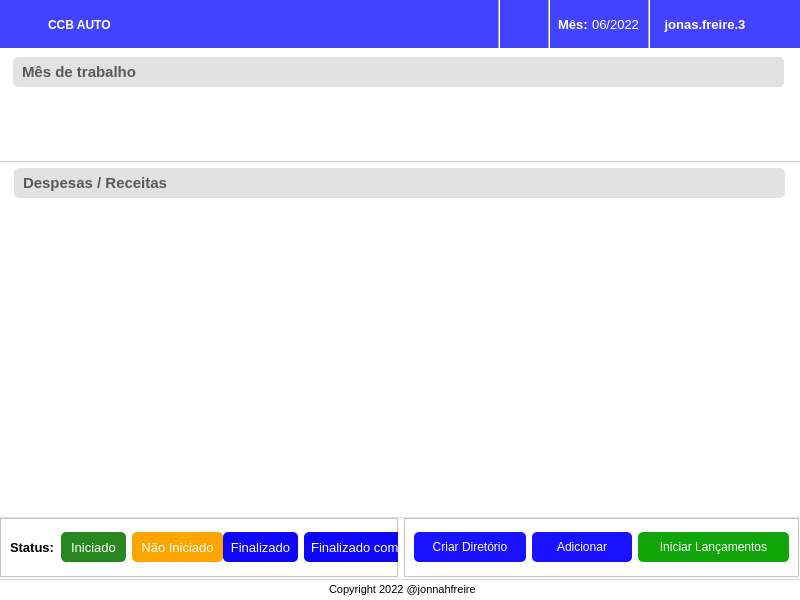
<?xml version="1.0" encoding="UTF-8"?>
<ui version="4.0">
 <class>Dialog</class>
 <widget class="QDialog" name="Dialog">
  <property name="geometry">
   <rect>
    <x>0</x>
    <y>0</y>
    <width>800</width>
    <height>600</height>
   </rect>
  </property>
  <property name="windowTitle">
   <string>Dialog</string>
  </property>
  <widget class="QWidget" name="mainScreenContainer" native="true">
   <property name="geometry">
    <rect>
     <x>-1</x>
     <y>-1</y>
     <width>801</width>
     <height>601</height>
    </rect>
   </property>
   <property name="styleSheet">
    <string notr="true">background-color: rgb(255, 255, 255);</string>
   </property>
   <widget class="QFrame" name="frame">
    <property name="geometry">
     <rect>
      <x>-1</x>
      <y>0</y>
      <width>811</width>
      <height>50</height>
     </rect>
    </property>
    <property name="styleSheet">
     <string notr="true">background-color: rgb(67, 67, 255);</string>
    </property>
    <property name="frameShape">
     <enum>QFrame::StyledPanel</enum>
    </property>
    <property name="frameShadow">
     <enum>QFrame::Raised</enum>
    </property>
    <widget class="QLabel" name="appIcon">
     <property name="geometry">
      <rect>
       <x>10</x>
       <y>10</y>
       <width>30</width>
       <height>30</height>
      </rect>
     </property>
     <property name="minimumSize">
      <size>
       <width>30</width>
       <height>30</height>
      </size>
     </property>
     <property name="maximumSize">
      <size>
       <width>30</width>
       <height>30</height>
      </size>
     </property>
     <property name="text">
      <string/>
     </property>
     <property name="pixmap">
      <pixmap>assets/icon-robot.png</pixmap>
     </property>
     <property name="scaledContents">
      <bool>true</bool>
     </property>
     <property name="alignment">
      <set>Qt::AlignCenter</set>
     </property>
     <property name="margin">
      <number>0</number>
     </property>
    </widget>
    <widget class="QLabel" name="appName">
     <property name="geometry">
      <rect>
       <x>50</x>
       <y>6</y>
       <width>71</width>
       <height>40</height>
      </rect>
     </property>
     <property name="minimumSize">
      <size>
       <width>0</width>
       <height>40</height>
      </size>
     </property>
     <property name="maximumSize">
      <size>
       <width>16777215</width>
       <height>40</height>
      </size>
     </property>
     <property name="font">
      <font>
       <family>Segoe UI</family>
       <pointsize>9</pointsize>
       <weight>75</weight>
       <bold>true</bold>
      </font>
     </property>
     <property name="styleSheet">
      <string notr="true">color: #fff;</string>
     </property>
     <property name="text">
      <string>CCB AUTO</string>
     </property>
     <property name="scaledContents">
      <bool>true</bool>
     </property>
     <property name="alignment">
      <set>Qt::AlignLeading|Qt::AlignLeft|Qt::AlignVCenter</set>
     </property>
    </widget>
    <widget class="QLabel" name="notificationIcon">
     <property name="geometry">
      <rect>
       <x>515</x>
       <y>15</y>
       <width>20</width>
       <height>20</height>
      </rect>
     </property>
     <property name="minimumSize">
      <size>
       <width>20</width>
       <height>20</height>
      </size>
     </property>
     <property name="maximumSize">
      <size>
       <width>20</width>
       <height>20</height>
      </size>
     </property>
     <property name="cursor">
      <cursorShape>PointingHandCursor</cursorShape>
     </property>
     <property name="text">
      <string/>
     </property>
     <property name="pixmap">
      <pixmap>assets/notification.png</pixmap>
     </property>
     <property name="scaledContents">
      <bool>true</bool>
     </property>
     <property name="margin">
      <number>0</number>
     </property>
    </widget>
    <widget class="QLabel" name="month">
     <property name="geometry">
      <rect>
       <x>594</x>
       <y>0</y>
       <width>47</width>
       <height>50</height>
      </rect>
     </property>
     <property name="font">
      <font>
       <family>Segoe UI</family>
       <pointsize>10</pointsize>
      </font>
     </property>
     <property name="styleSheet">
      <string notr="true">color: #fff;</string>
     </property>
     <property name="text">
      <string>06/2022</string>
     </property>
     <property name="alignment">
      <set>Qt::AlignCenter</set>
     </property>
    </widget>
    <widget class="QLabel" name="userName">
     <property name="geometry">
      <rect>
       <x>657</x>
       <y>0</y>
       <width>100</width>
       <height>50</height>
      </rect>
     </property>
     <property name="font">
      <font>
       <family>Segoe UI</family>
       <pointsize>10</pointsize>
       <weight>75</weight>
       <bold>true</bold>
      </font>
     </property>
     <property name="cursor">
      <cursorShape>PointingHandCursor</cursorShape>
     </property>
     <property name="styleSheet">
      <string notr="true">color: #fff;</string>
     </property>
     <property name="text">
      <string>jonas.freire.3</string>
     </property>
     <property name="scaledContents">
      <bool>false</bool>
     </property>
     <property name="alignment">
      <set>Qt::AlignCenter</set>
     </property>
    </widget>
    <widget class="QLabel" name="userIcon">
     <property name="geometry">
      <rect>
       <x>760</x>
       <y>16</y>
       <width>20</width>
       <height>20</height>
      </rect>
     </property>
     <property name="minimumSize">
      <size>
       <width>20</width>
       <height>20</height>
      </size>
     </property>
     <property name="maximumSize">
      <size>
       <width>20</width>
       <height>20</height>
      </size>
     </property>
     <property name="cursor">
      <cursorShape>PointingHandCursor</cursorShape>
     </property>
     <property name="text">
      <string/>
     </property>
     <property name="pixmap">
      <pixmap>assets/user.png</pixmap>
     </property>
     <property name="scaledContents">
      <bool>true</bool>
     </property>
     <property name="alignment">
      <set>Qt::AlignCenter</set>
     </property>
     <property name="wordWrap">
      <bool>true</bool>
     </property>
     <property name="margin">
      <number>0</number>
     </property>
    </widget>
    <widget class="QLabel" name="monthTitle">
     <property name="geometry">
      <rect>
       <x>560</x>
       <y>0</y>
       <width>30</width>
       <height>50</height>
      </rect>
     </property>
     <property name="font">
      <font>
       <family>Segoe UI</family>
       <pointsize>10</pointsize>
       <weight>75</weight>
       <bold>true</bold>
      </font>
     </property>
     <property name="styleSheet">
      <string notr="true">color: #fff;</string>
     </property>
     <property name="text">
      <string>Mês:</string>
     </property>
    </widget>
    <widget class="Line" name="line">
     <property name="geometry">
      <rect>
       <x>500</x>
       <y>0</y>
       <width>2</width>
       <height>50</height>
      </rect>
     </property>
     <property name="autoFillBackground">
      <bool>false</bool>
     </property>
     <property name="styleSheet">
      <string notr="true">background-color: #fff;</string>
     </property>
     <property name="orientation">
      <enum>Qt::Vertical</enum>
     </property>
    </widget>
    <widget class="Line" name="line_2">
     <property name="geometry">
      <rect>
       <x>550</x>
       <y>0</y>
       <width>2</width>
       <height>50</height>
      </rect>
     </property>
     <property name="autoFillBackground">
      <bool>false</bool>
     </property>
     <property name="styleSheet">
      <string notr="true">background-color: #fff;</string>
     </property>
     <property name="orientation">
      <enum>Qt::Vertical</enum>
     </property>
    </widget>
    <widget class="Line" name="line_3">
     <property name="geometry">
      <rect>
       <x>650</x>
       <y>0</y>
       <width>2</width>
       <height>50</height>
      </rect>
     </property>
     <property name="autoFillBackground">
      <bool>false</bool>
     </property>
     <property name="styleSheet">
      <string notr="true">background-color: #fff;</string>
     </property>
     <property name="orientation">
      <enum>Qt::Vertical</enum>
     </property>
    </widget>
   </widget>
   <widget class="QFrame" name="contentContainer">
    <property name="geometry">
     <rect>
      <x>-1</x>
      <y>49</y>
      <width>811</width>
      <height>471</height>
     </rect>
    </property>
    <property name="frameShape">
     <enum>QFrame::StyledPanel</enum>
    </property>
    <property name="frameShadow">
     <enum>QFrame::Raised</enum>
    </property>
    <widget class="QFrame" name="monthDirContainer">
     <property name="geometry">
      <rect>
       <x>-1</x>
       <y>-1</y>
       <width>811</width>
       <height>115</height>
      </rect>
     </property>
     <property name="frameShape">
      <enum>QFrame::StyledPanel</enum>
     </property>
     <property name="frameShadow">
      <enum>QFrame::Raised</enum>
     </property>
     <widget class="QScrollArea" name="scrollArea">
      <property name="geometry">
       <rect>
        <x>20</x>
        <y>48</y>
        <width>761</width>
        <height>65</height>
       </rect>
      </property>
      <property name="styleSheet">
       <string notr="true">border: 0px;</string>
      </property>
      <property name="widgetResizable">
       <bool>true</bool>
      </property>
      <widget class="QWidget" name="scrollAreaWidgetContents">
       <property name="geometry">
        <rect>
         <x>0</x>
         <y>0</y>
         <width>761</width>
         <height>65</height>
        </rect>
       </property>
       <widget class="QFrame" name="folder">
        <property name="geometry">
         <rect>
          <x>0</x>
          <y>4</y>
          <width>115</width>
          <height>55</height>
         </rect>
        </property>
        <property name="cursor">
         <cursorShape>PointingHandCursor</cursorShape>
        </property>
        <property name="styleSheet">
         <string notr="true">background-color: rgb(67, 67, 255);
border-radius: 10px;

folder::clicked {
	background-color:rgb(14, 6, 247);
}</string>
        </property>
        <property name="frameShape">
         <enum>QFrame::StyledPanel</enum>
        </property>
        <property name="frameShadow">
         <enum>QFrame::Raised</enum>
        </property>
        <widget class="QLabel" name="folderIcon">
         <property name="geometry">
          <rect>
           <x>11</x>
           <y>9</y>
           <width>38</width>
           <height>38</height>
          </rect>
         </property>
         <property name="styleSheet">
          <string notr="true">background: transparent;</string>
         </property>
         <property name="text">
          <string/>
         </property>
         <property name="pixmap">
          <pixmap>assets/folderClosed.png</pixmap>
         </property>
         <property name="scaledContents">
          <bool>true</bool>
         </property>
        </widget>
        <widget class="QLabel" name="folderMonthTitle">
         <property name="geometry">
          <rect>
           <x>55</x>
           <y>14</y>
           <width>55</width>
           <height>30</height>
          </rect>
         </property>
         <property name="font">
          <font>
           <family>Segoe UI</family>
           <pointsize>9</pointsize>
           <weight>75</weight>
           <bold>true</bold>
          </font>
         </property>
         <property name="styleSheet">
          <string notr="true">color: #fff;
background: transparent;</string>
         </property>
         <property name="text">
          <string>06/2022</string>
         </property>
         <property name="alignment">
          <set>Qt::AlignCenter</set>
         </property>
        </widget>
       </widget>
      </widget>
     </widget>
     <widget class="QLabel" name="label">
      <property name="geometry">
       <rect>
        <x>16</x>
        <y>10</y>
        <width>771</width>
        <height>30</height>
       </rect>
      </property>
      <property name="minimumSize">
       <size>
        <width>0</width>
        <height>25</height>
       </size>
      </property>
      <property name="font">
       <font>
        <family>Segoe UI</family>
        <pointsize>11</pointsize>
        <weight>75</weight>
        <bold>true</bold>
       </font>
      </property>
      <property name="styleSheet">
       <string notr="true">background-color: rgb(226, 226, 226);
border-radius: 5px;
padding-left: 5px;

color: rgb(89, 89, 89)</string>
      </property>
      <property name="text">
       <string>Mês de trabalho</string>
      </property>
      <property name="scaledContents">
       <bool>false</bool>
      </property>
      <property name="margin">
       <number>0</number>
      </property>
     </widget>
    </widget>
    <widget class="QScrollArea" name="scrollArea_2">
     <property name="geometry">
      <rect>
       <x>16</x>
       <y>157</y>
       <width>771</width>
       <height>310</height>
      </rect>
     </property>
     <property name="styleSheet">
      <string notr="true">border: 0px;</string>
     </property>
     <property name="widgetResizable">
      <bool>true</bool>
     </property>
     <widget class="QWidget" name="scrollAreaWidgetContents_2">
      <property name="geometry">
       <rect>
        <x>0</x>
        <y>0</y>
        <width>771</width>
        <height>310</height>
       </rect>
      </property>
     </widget>
    </widget>
    <widget class="QLabel" name="label_3">
     <property name="geometry">
      <rect>
       <x>16</x>
       <y>120</y>
       <width>771</width>
       <height>30</height>
      </rect>
     </property>
     <property name="minimumSize">
      <size>
       <width>0</width>
       <height>25</height>
      </size>
     </property>
     <property name="font">
      <font>
       <family>Segoe UI</family>
       <pointsize>11</pointsize>
       <weight>75</weight>
       <bold>true</bold>
      </font>
     </property>
     <property name="styleSheet">
      <string notr="true">background-color: rgb(226, 226, 226);
border-radius: 5px;
padding-left: 5px;

color: rgb(89, 89, 89)</string>
     </property>
     <property name="text">
      <string>Despesas / Receitas</string>
     </property>
     <property name="scaledContents">
      <bool>false</bool>
     </property>
     <property name="margin">
      <number>0</number>
     </property>
    </widget>
   </widget>
   <widget class="QFrame" name="footer">
    <property name="geometry">
     <rect>
      <x>0</x>
      <y>580</y>
      <width>801</width>
      <height>21</height>
     </rect>
    </property>
    <property name="styleSheet">
     <string notr="true">QFrame#footer {
	border-top: 1px solid rgb(222, 222, 222);
}</string>
    </property>
    <property name="frameShape">
     <enum>QFrame::StyledPanel</enum>
    </property>
    <property name="frameShadow">
     <enum>QFrame::Raised</enum>
    </property>
    <widget class="QLabel" name="label_2">
     <property name="geometry">
      <rect>
       <x>330</x>
       <y>0</y>
       <width>165</width>
       <height>20</height>
      </rect>
     </property>
     <property name="font">
      <font>
       <family>Segoe UI</family>
       <pointsize>8</pointsize>
      </font>
     </property>
     <property name="styleSheet">
      <string notr="true">background: transparent;</string>
     </property>
     <property name="text">
      <string>Copyright 2022 @jonnahfreire</string>
     </property>
    </widget>
   </widget>
   <widget class="QFrame" name="footerBtnContainer">
    <property name="geometry">
     <rect>
      <x>0</x>
      <y>518</y>
      <width>801</width>
      <height>61</height>
     </rect>
    </property>
    <property name="styleSheet">
     <string notr="true">QFrame#footerBtnContainer {
	border-top: 1px solid rgb(222, 222, 222);
}</string>
    </property>
    <property name="frameShape">
     <enum>QFrame::StyledPanel</enum>
    </property>
    <property name="frameShadow">
     <enum>QFrame::Raised</enum>
    </property>
    <layout class="QHBoxLayout" name="horizontalLayout">
     <property name="leftMargin">
      <number>0</number>
     </property>
     <property name="topMargin">
      <number>0</number>
     </property>
     <property name="rightMargin">
      <number>0</number>
     </property>
     <property name="bottomMargin">
      <number>0</number>
     </property>
     <item alignment="Qt::AlignLeft">
      <widget class="QFrame" name="leftStatusFrame">
       <property name="minimumSize">
        <size>
         <width>300</width>
         <height>0</height>
        </size>
       </property>
       <property name="maximumSize">
        <size>
         <width>16777215</width>
         <height>16777215</height>
        </size>
       </property>
       <property name="frameShape">
        <enum>QFrame::StyledPanel</enum>
       </property>
       <property name="frameShadow">
        <enum>QFrame::Raised</enum>
       </property>
       <layout class="QHBoxLayout" name="horizontalLayout_2">
        <item>
         <widget class="QLabel" name="statusLabel">
          <property name="minimumSize">
           <size>
            <width>45</width>
            <height>28</height>
           </size>
          </property>
          <property name="maximumSize">
           <size>
            <width>45</width>
            <height>50</height>
           </size>
          </property>
          <property name="font">
           <font>
            <family>Segoe UI</family>
            <pointsize>10</pointsize>
            <weight>75</weight>
            <bold>true</bold>
           </font>
          </property>
          <property name="text">
           <string>Status:</string>
          </property>
         </widget>
        </item>
        <item alignment="Qt::AlignLeft">
         <widget class="QLabel" name="statusStarted">
          <property name="minimumSize">
           <size>
            <width>65</width>
            <height>30</height>
           </size>
          </property>
          <property name="maximumSize">
           <size>
            <width>70</width>
            <height>30</height>
           </size>
          </property>
          <property name="font">
           <font>
            <family>Segoe UI</family>
            <pointsize>10</pointsize>
           </font>
          </property>
          <property name="styleSheet">
           <string notr="true">background-color: rgb(40, 136, 31);
color: #fff;
border-radius: 5px;</string>
          </property>
          <property name="text">
           <string>Iniciado</string>
          </property>
          <property name="alignment">
           <set>Qt::AlignCenter</set>
          </property>
         </widget>
        </item>
        <item alignment="Qt::AlignLeft">
         <widget class="QLabel" name="statusNotStarted">
          <property name="minimumSize">
           <size>
            <width>91</width>
            <height>30</height>
           </size>
          </property>
          <property name="maximumSize">
           <size>
            <width>70</width>
            <height>30</height>
           </size>
          </property>
          <property name="font">
           <font>
            <family>Segoe UI</family>
            <pointsize>10</pointsize>
           </font>
          </property>
          <property name="styleSheet">
           <string notr="true">background-color: orange;
color: #fff;
border-radius: 5px;</string>
          </property>
          <property name="text">
           <string>Não Iniciado</string>
          </property>
          <property name="alignment">
           <set>Qt::AlignCenter</set>
          </property>
         </widget>
        </item>
        <item alignment="Qt::AlignLeft">
         <widget class="QLabel" name="statusFinished">
          <property name="minimumSize">
           <size>
            <width>75</width>
            <height>30</height>
           </size>
          </property>
          <property name="maximumSize">
           <size>
            <width>70</width>
            <height>30</height>
           </size>
          </property>
          <property name="font">
           <font>
            <family>Segoe UI</family>
            <pointsize>10</pointsize>
           </font>
          </property>
          <property name="styleSheet">
           <string notr="true">background-color: rgb(14, 6, 247);
color: #fff;
border-radius: 5px;</string>
          </property>
          <property name="text">
           <string>Finalizado</string>
          </property>
          <property name="alignment">
           <set>Qt::AlignCenter</set>
          </property>
         </widget>
        </item>
        <item alignment="Qt::AlignLeft">
         <widget class="QLabel" name="statusFinishedException">
          <property name="minimumSize">
           <size>
            <width>160</width>
            <height>30</height>
           </size>
          </property>
          <property name="maximumSize">
           <size>
            <width>150</width>
            <height>30</height>
           </size>
          </property>
          <property name="font">
           <font>
            <family>Segoe UI</family>
            <pointsize>10</pointsize>
           </font>
          </property>
          <property name="styleSheet">
           <string notr="true">background-color: rgb(14, 6, 247);
color: #fff;
border-radius: 5px;</string>
          </property>
          <property name="text">
           <string>Finalizado com exceções</string>
          </property>
          <property name="alignment">
           <set>Qt::AlignCenter</set>
          </property>
         </widget>
        </item>
       </layout>
      </widget>
     </item>
     <item alignment="Qt::AlignRight">
      <widget class="QFrame" name="rightStatusFrame">
       <property name="frameShape">
        <enum>QFrame::StyledPanel</enum>
       </property>
       <property name="frameShadow">
        <enum>QFrame::Raised</enum>
       </property>
       <layout class="QHBoxLayout" name="horizontalLayout_3">
        <item>
         <widget class="QPushButton" name="createDirBtn">
          <property name="minimumSize">
           <size>
            <width>112</width>
            <height>30</height>
           </size>
          </property>
          <property name="cursor">
           <cursorShape>PointingHandCursor</cursorShape>
          </property>
          <property name="styleSheet">
           <string notr="true">border-radius: 5px;
background-color:rgb(25, 17, 255);

font: bold 10pt &quot;Segoe UI&quot;;
color: #FFF;</string>
          </property>
          <property name="text">
           <string>Criar Diretório</string>
          </property>
         </widget>
        </item>
        <item>
         <widget class="QPushButton" name="addItemsBtn">
          <property name="minimumSize">
           <size>
            <width>100</width>
            <height>30</height>
           </size>
          </property>
          <property name="cursor">
           <cursorShape>PointingHandCursor</cursorShape>
          </property>
          <property name="styleSheet">
           <string notr="true">border-radius: 5px;
background-color:rgb(25, 17, 255);

font: bold 10pt &quot;Segoe UI&quot;;
color: #FFF;</string>
          </property>
          <property name="text">
           <string>Adicionar</string>
          </property>
         </widget>
        </item>
        <item alignment="Qt::AlignLeft">
         <widget class="QPushButton" name="startInsertionBtn">
          <property name="minimumSize">
           <size>
            <width>151</width>
            <height>30</height>
           </size>
          </property>
          <property name="cursor">
           <cursorShape>PointingHandCursor</cursorShape>
          </property>
          <property name="styleSheet">
           <string notr="true">border-radius: 5px;
background-color: rgb(18, 165, 10);

font: bold 10pt &quot;Segoe UI&quot;;
color: #FFF;</string>
          </property>
          <property name="text">
           <string>Iniciar Lançamentos</string>
          </property>
         </widget>
        </item>
       </layout>
      </widget>
     </item>
    </layout>
   </widget>
  </widget>
 </widget>
 <resources/>
 <connections/>
</ui>
